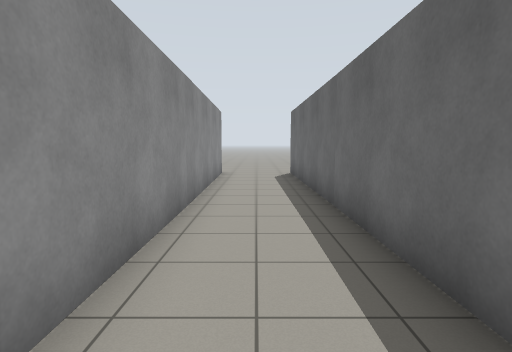
View 1 (above)

12 first-person views from a walk through a world built for the Gazebo simulator. The camera is 1.2 m above the floor, tilts 6° down and sees 80° across. The lines on the ground mark 1 m squares. The floor is counted in squares, 1 m on a side. Each view is taken from the middle of a square. On the plan, view 1 faces up. The plan holds only what a view shows up to about 13 squares ahead; the rest is blank.

View 2
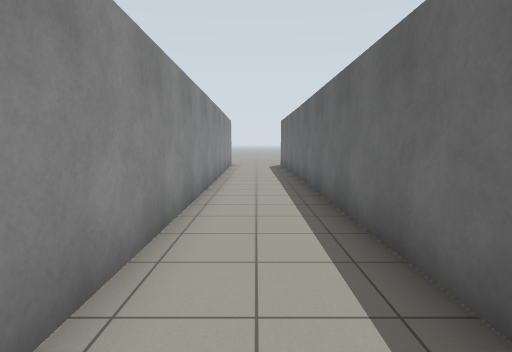

View 3
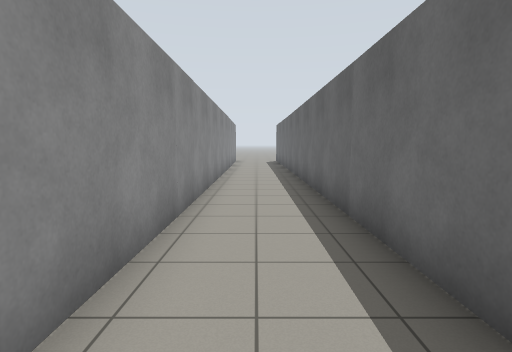

View 4
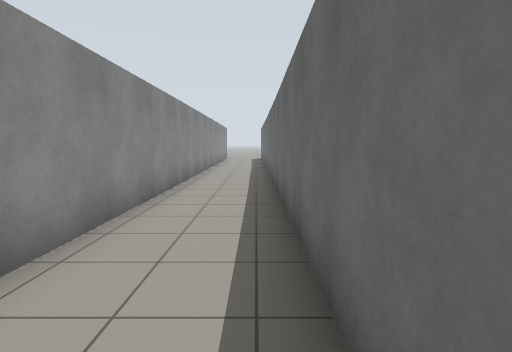

View 5
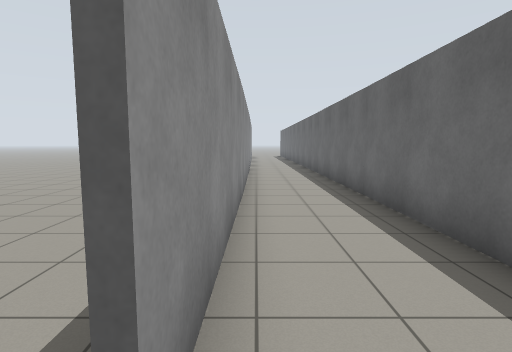

View 6
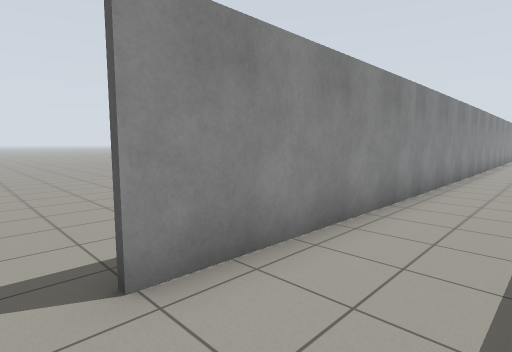

View 7
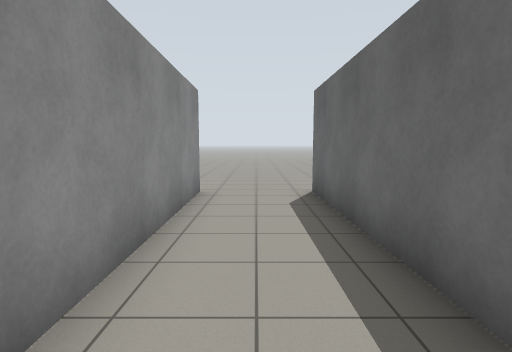

View 8
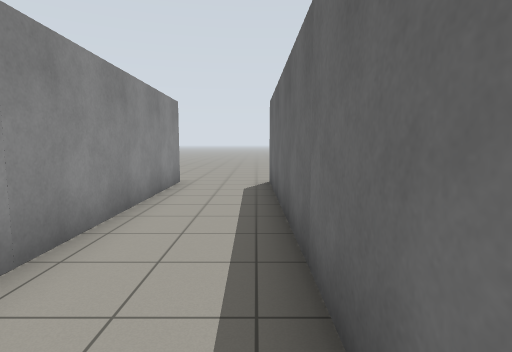

View 9
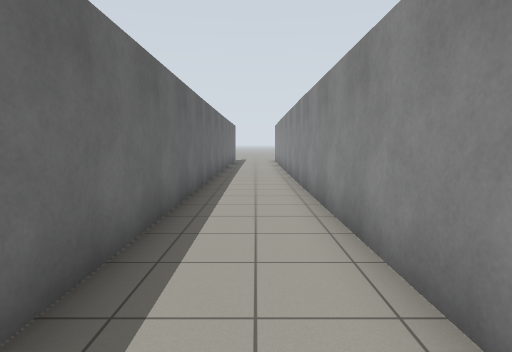

View 10
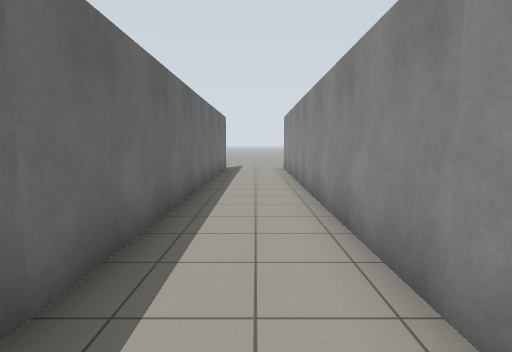

View 11
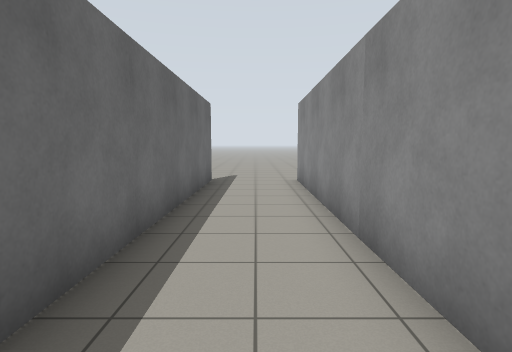

View 12
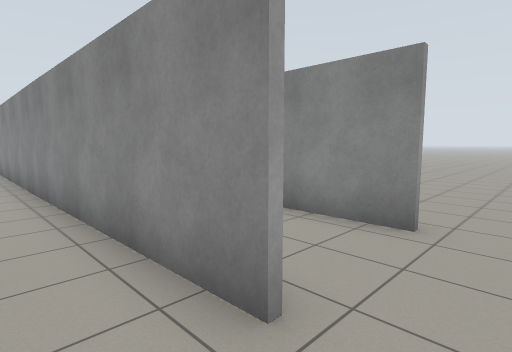

### Floor plan
Points are (right, up) in squares from view 1. A wall is a line through its corners. A room is listed if a view was taken in it or the views show most of it. See-through windows are left out.
Room 1 (views 1, 2, 3, 4, 7, 8, 9, 10, 11)
walls: (1.6, -14.5) (1.5, 7.6); (-1.4, 7.6) (-1.2, -14.6)
ways out: opening at (0, -15) to room 2; opening at (0, 8)
Room 2 (views 5, 6)
walls: (1.6, -17.2) (1.6, -14.5); (-1.2, -14.6) (-1.2, -17.1)
ways out: opening at (0, -15) to room 1; opening at (-2, -18); opening at (1, -18)
Room 3 (view 12)
walls: (1.6, 12.8) (1.7, 7.6)
ways out: opening at (1, 13.5)

Where each view was taken, in squares from view 1:
view 1: 0 up, 0 right, facing up
view 2: 5 down, 0 right, facing up
view 3: 9 down, 0 right, facing up
view 4: 13 down, 1 right, facing up
view 5: 18 down, 1 left, facing up
view 6: 18 down, 1 right, facing up-left
view 7: 5 up, 0 right, facing up
view 8: 3 up, 1 right, facing up
view 9: 5 up, 0 right, facing down
view 10: 2 down, 0 right, facing down
view 11: 7 down, 0 right, facing down
view 12: 14 up, 3 right, facing down-left
